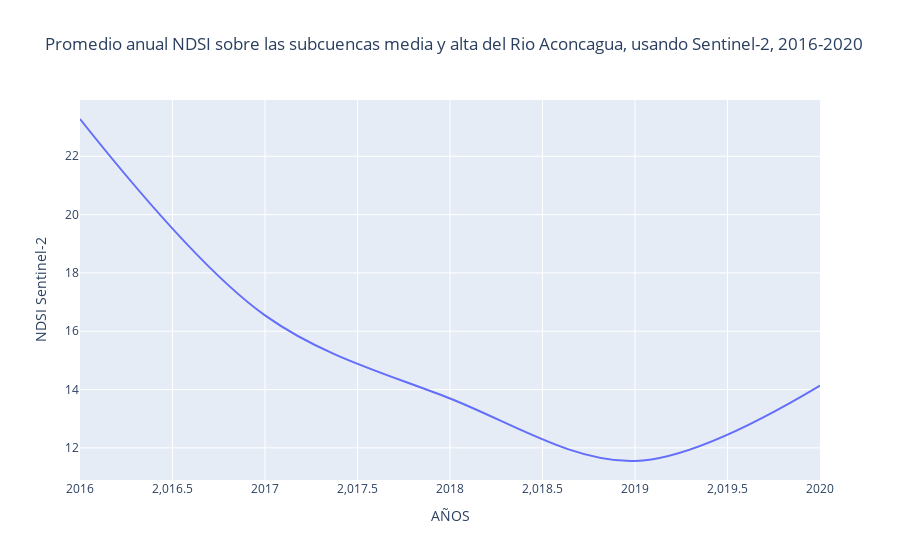

Here is the notebook cell this chart was saved with:
### Code cell
sentinel_anual.rename(columns = {'year':'AÑOS'}, inplace = True)
fig = px.line(sentinel_anual,x='AÑOS', y='NDSI Sentinel-2', line_shape='spline', title='Promedio anual NDSI sobre las subcuencas media y alta del Rio Aconcagua, usando Sentinel-2, 2016-2020')
fig.show()

### Figure 1 — Plotly figure (JSON) as saved in the notebook; plotly's stock layout.template omitted (floating-point values rounded to 4 significant figures)
{"data": [{"hovertemplate": "AÑOS=%{x}<br>NDSI Sentinel-2=%{y}<extra></extra>", "legendgroup": "", "line": {"color": "#636efa", "dash": "solid", "shape": "spline"}, "mode": "lines", "name": "", "orientation": "v", "showlegend": false, "type": "scatter", "x": [2016, 2017, 2018, 2019, 2020], "xaxis": "x", "y": [23.28, 16.54, 13.69, 11.55, 14.14], "yaxis": "y"}], "layout": {"legend": {"tracegroupgap": 0}, "title": {"text": "Promedio anual NDSI sobre las subcuencas media y alta del Rio Aconcagua, usando Sentinel-2, 2016-2020"}, "xaxis": {"anchor": "y", "domain": [0, 1], "title": {"text": "AÑOS"}}, "yaxis": {"anchor": "x", "domain": [0, 1], "title": {"text": "NDSI Sentinel-2"}}}}
